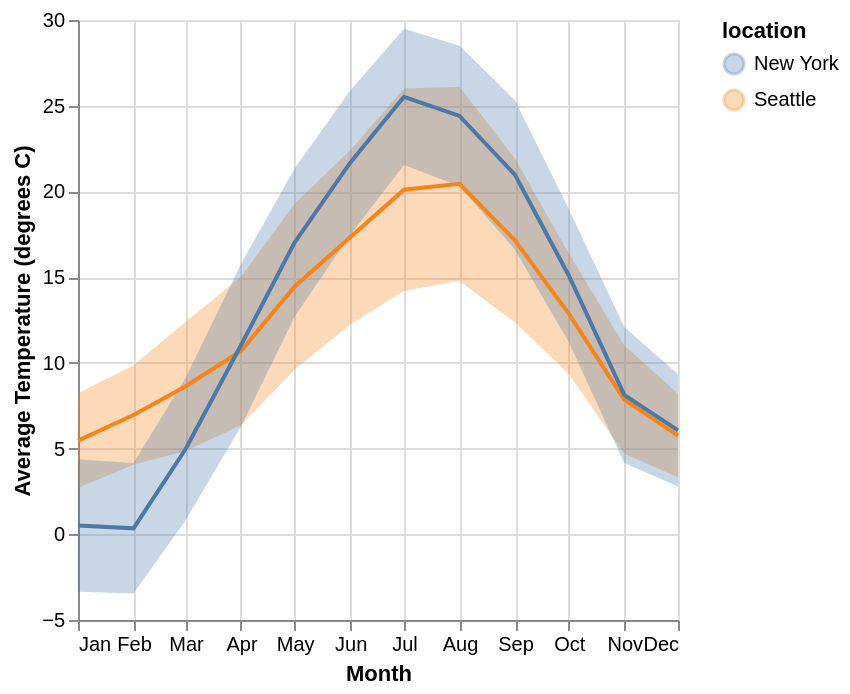

This figure's notebook cell:
### Code cell
# Solution
alt.layer(temp_min_max, temp_mid)

### Figure 1 — Vega-Lite specification as saved in the notebook (floating-point values rounded to 4 significant figures; data arrays with more than 128 entries replaced by an {"elided": "..."} marker saying what was removed)
{"config": {"view": {"continuousWidth": 300, "continuousHeight": 300}}, "layer": [{"mark": {"type": "area", "opacity": 0.3}, "encoding": {"color": {"field": "location", "type": "nominal"}, "x": {"field": "date", "timeUnit": "month", "title": "Month", "type": "temporal"}, "y": {"aggregate": "mean", "field": "temp_max", "title": "Average Temperature (degrees C)", "type": "quantitative"}, "y2": {"aggregate": "mean", "field": "temp_min"}}}, {"mark": {"type": "line"}, "encoding": {"color": {"field": "location", "type": "nominal"}, "x": {"field": "date", "timeUnit": "month", "type": "temporal"}, "y": {"aggregate": "mean", "field": "temp_mid", "type": "quantitative"}}, "transform": [{"calculate": "(datum.temp_min + datum.temp_max) / 2", "as": "temp_mid"}]}], "data": {"name": "data-0e4b4088054dec206bbee1cdbde321fc"}, "$schema": "https://vega.github.io/schema/vega-lite/v5.17.0.json", "datasets": {"data-0e4b4088054dec206bbee1cdbde321fc": {"elided": "2922 records"}}}
